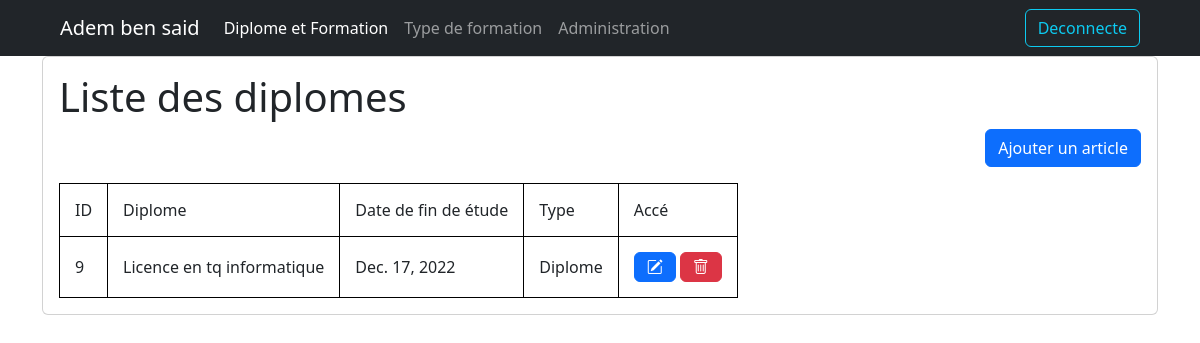
Screenshot of /formation/formation (signed in) with the database file from the repository.
### formation/models.py (models this page shows, shortened)
class Diplome(models.Model):
    diplome=models.CharField(max_length=50)
    datefin=models.DateField()
    Type=models.ForeignKey('Type',on_delete=models.CASCADE)

class Type(models.Model):
    TypeName = models.CharField(max_length=100)
    description = models.TextField()

### formation/views.py (the view)
# urls.py: path('formation',views.index,name='formation'),
@login_required(login_url='login/')
def index(request):
    D=Diplome.objects.all().values()
    T=Type.objects.all().values()
    template = loader.get_template('formation.html')
    context = {
    'D':D,
    'T':T
}
    return HttpResponse(template.render(context, request))

### formation/Templates/formation.html (shortened to what this page needs)
{% extends 'cdn1.html'%}
{% block content %}
<body>
   {%block liste%}
  <div class="container">
  <div class="card mb-6">
  <div class="card-body">
   <h1>Liste des diplomes</h1>
   <p align="right">
    <a href="ajoutdip/" class="btn btn-primary">Ajouter un article</a>
    </p>
   <table border="1">
   <thead>
   <tr>
      <td>ID</td>
      <td>Diplome</td>
      <td>Date de fin de étude</td>
      <td>Type</td>
      <td colspan="2">Accé</td>
   </tr>
   </thead>
   <tbody>
      {% for d in D %}
      <tr>
      <td>{{d.id}}</td>
   <td>{{d.diplome}}</td>
    <td>{{d.datefin}}</td>
    {%for t in T%}
    {%if d.Type_id == t.id%}
    <td>{{t.TypeName}}</td>
     {% endif %}
     {% endfor%}
    <td><a  href="modif/{{d.id}}" class="btn btn-primary"><i class="bi bi-pencil-square"></i></a>
   <a onclick="deletedip({{d.id}})" class="btn btn-danger"> <i class="bi bi-trash"></i> </a></td>
   </tr>
    {% endfor %}
  </div>
   {% endblock liste%}
  </body>
{% endblock content %}

### portfolio/static/css/style.css (style rules this page uses)
table, th, td { border: 1px solid black; border-collapse: collapse; padding: 15px; }

### rows the page displays
Diplome: id "9", diplome "Licence en tq informatique", datefin "Dec. 17, 2022"
Type: TypeName "Diplome"
